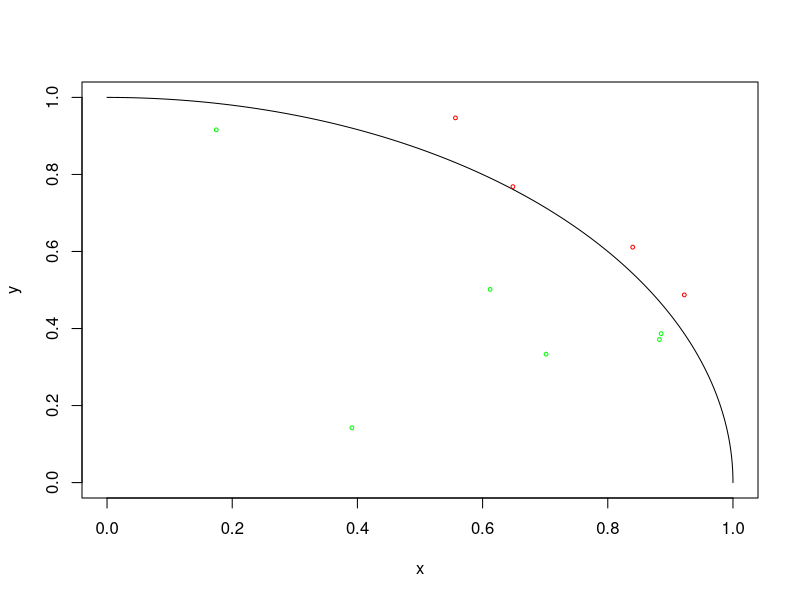
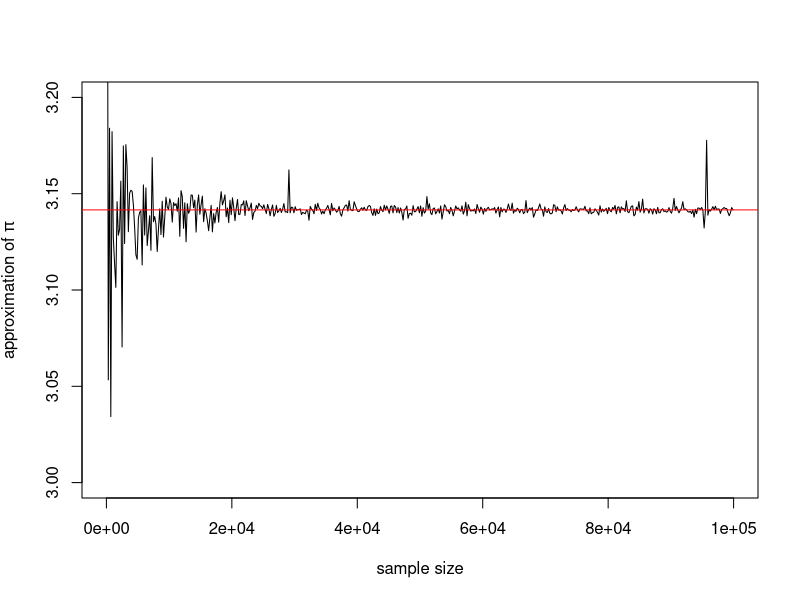
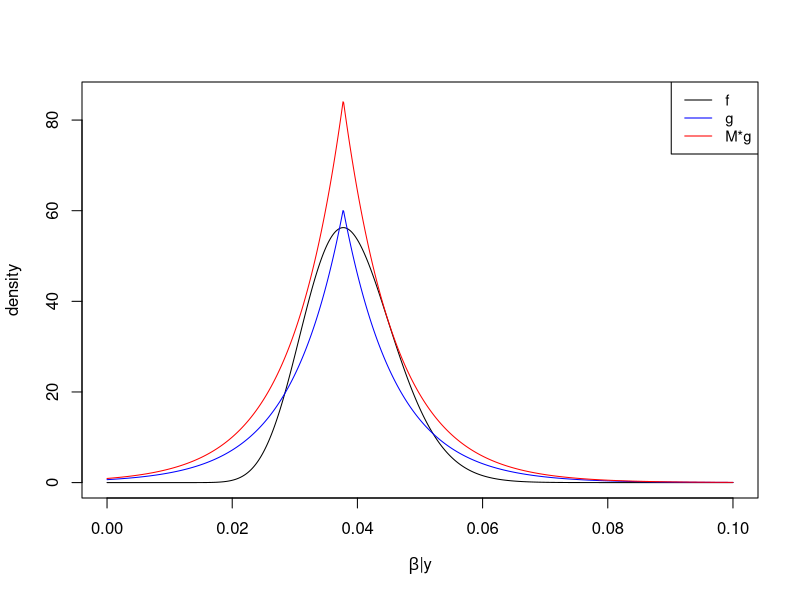
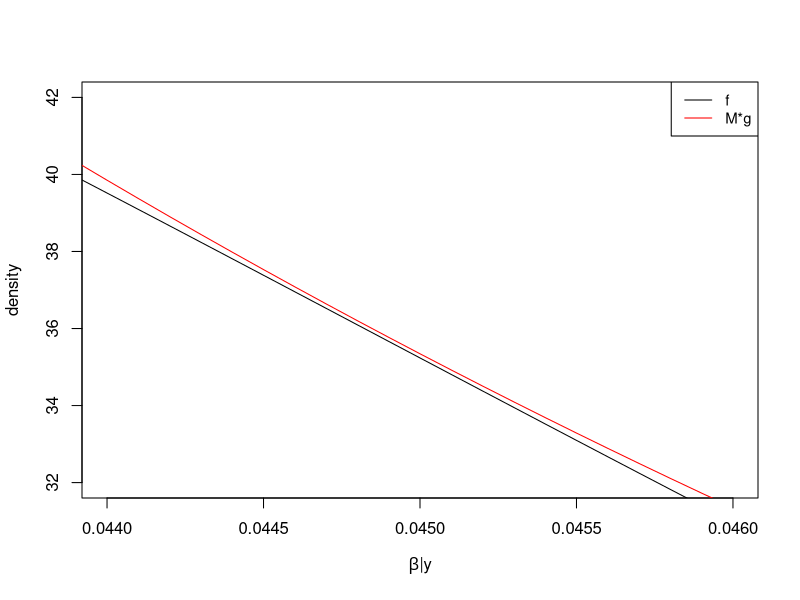
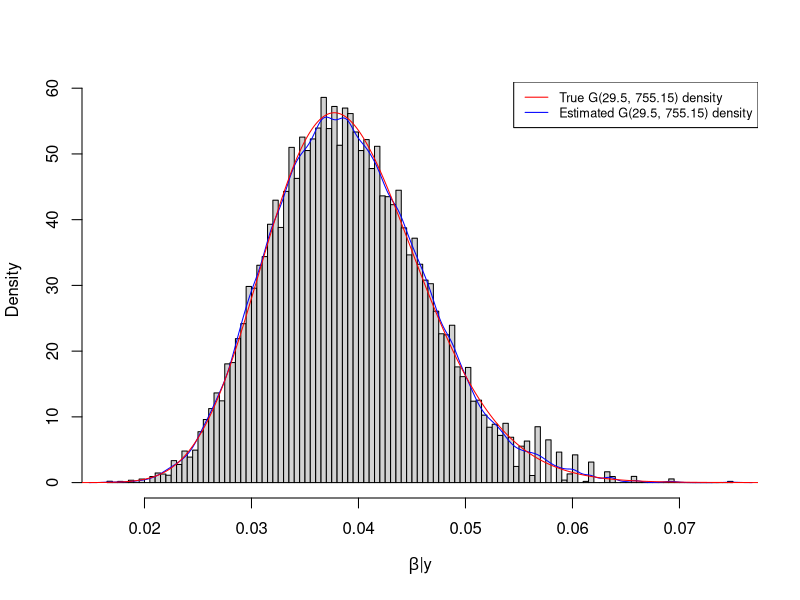
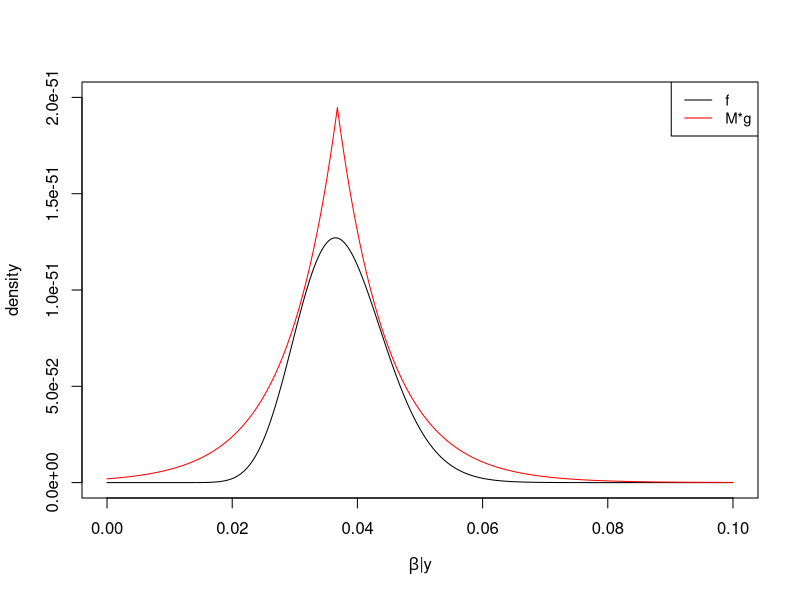
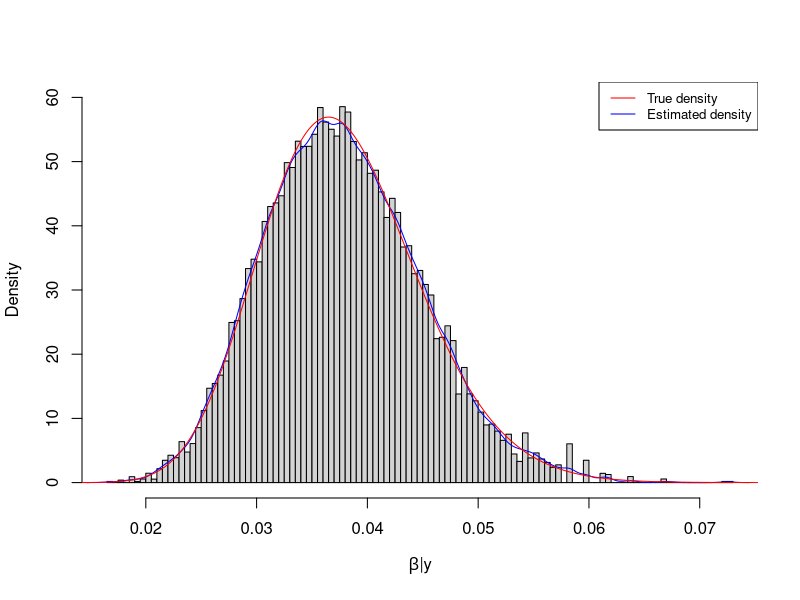
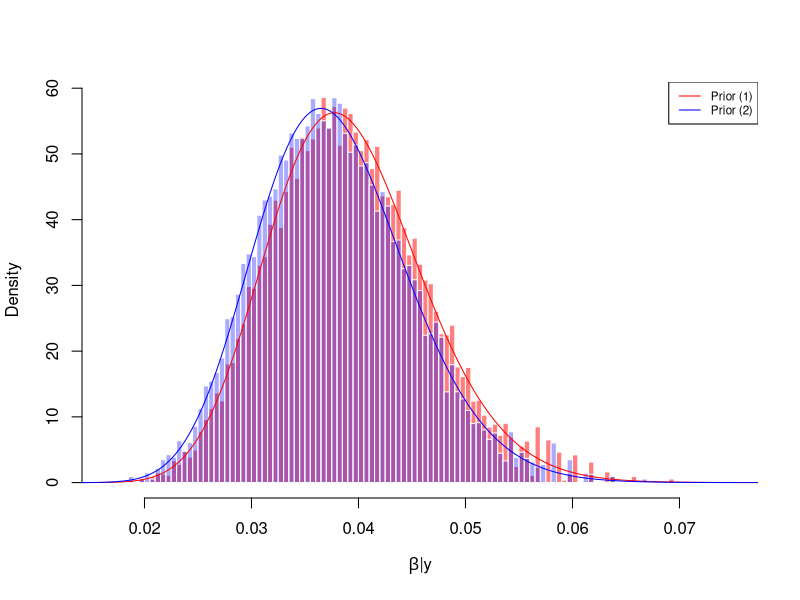

Source code (R) for these figures, in order:
# Decision Theory and Bayesian Inference 
# R Project 2
# Marie Ternes, Patrick Finke and Xiaotong Meng

graphics.off()    # Close graphs
rm(list=ls())     # Clean memory
cat("\014")       # Clear Console


# IMPORTANT!!! The working directory needs to be adjusted 
#setwd("~/Documents/Year 5_Master/Decision Theory and Bayesian Inference/Project")

#####################################
############# Task (a) ##############
#####################################

# set the seed and default to the PID
seed_self <<- Sys.getpid()
set.seed_self = function(seed) {
  if (missing(seed)) {
    seed = Sys.getpid()
  }
  seed_self <<- seed
}

# calculate n (pseudo) random samples from U(0,1) using LCG
runif_self = function(n) {
  a <- 171
  b <- 0
  m <- 30269
  
  random = numeric(n)
  for (j in 1:n) {
    seed_self <<- (a * seed_self + b) %% m
    random[j] <- seed_self
  }
  return(random / m)
}

# approximate PI using n U(0,1) samples
# Note: we don't generate in the unit circle but only in the first quadrant of the unit circle.
# However, that does affect the ratio 
approx_pi = function(n) {
  x = runif_self(n)
  y = runif_self(n)
  m = sum(x**2 + y**2 < 1) 
  return(4 * m / n)
}

graphics.off()
#library(plotrix)

temp_func = function(x){
    y=sqrt(1-x^2)
   return(y)
} 

x = seq(0,1, 0.00001) 
plot(x,temp_func(x), xlab='x', ylab='y', type = 'l')
n = 10
x1 = runif_self(n)
y1 = runif_self(n)
points(x1[x1^2+y1^2<=1],y1[x1^2+y1^2<=1],col="green",cex =0.5)
points(x1[x1^2+y1^2>1],y1[x1^2+y1^2>1],col="red", cex=0.5)

#draw.arc(x=0,y=0,angle1=0*pi/180,angle2=90*pi/180 )





task.a = function() {
  set.seed_self(1234) # fix seed
  
  print("Generating 5 random numbers")
  print(runif_self(5))
  print("Testing performance of runif")
  print(system.time(for (i in 1:1000) runif(10000)))
  print("Testing performance of runif_self")
  print(system.time(for (i in 1:1000) runif_self(10000)))
  print("Approximating PI")
  approx = mapply(approx_pi, c(10, 100, 1000, 10000, 100000, 1000000))
  approx.error = abs(approx - pi)
  print(round(approx, 4))
  print(round(approx.error, 4))
  
  # visualization of approximation
  x = seq(100, 100000, 200)
  y = mapply(approx_pi, x)
  plot(x, y, type="l", ylab=bquote("approximation of "*pi), xlab="sample size", ylim =c(3,3.2))
  abline(h=pi, col="red")
}
  
task.a()

#####################################
############# Task (b) ##############
#####################################

#######################################
################ Prior (i) #############
##### All relevant functions for Task b) under Prior (i)######

# PDF of Gamma distribution
my_dgamma <- function(x, alpha, beta){
  fx = (beta^alpha/gamma(alpha))*x^(alpha-1)*exp(-beta*x)
  return(fx)
}

# CDF of Laplace distribution
my_plaplace <- function(p, mu, lambda){
  if(p < mu) Fp = 0.5*exp(lambda*(p-mu))
  else Fp = 1-0.5*exp(-lambda*(p-mu))
  
  return(Fp)
}

# PDF of truncated Laplace distribution
my_dlaplace_trunc <- function(x, mu, lambda){
  p = 1-my_plaplace(0, mu, lambda)       # =Probability(x > 0), where x is Laplace distribution
  fx = (lambda/2)*exp(-lambda*abs(x-mu))/p
  return(fx)
}

# CDF of truncated Laplace distribution
my_plaplace_trunc <- function(p, mu, lambda){
  prob = 1-my_plaplace(0, mu, lambda)   # =Probability(x > 0), where x is Laplace distribution  
  if(p < mu) Fp = (0.5*exp(lambda*(p-mu))-0.5*exp(-lambda*mu))/prob
  else Fp = (1-0.5*exp(-lambda*(p-mu))-0.5*exp(-lambda*mu))/prob
  
  return(Fp)
}

# Randon number generator for truncated Laplace distribution (using inverse density method)
my_rlaplace_trunc <- function(n, mu, lambda) {
  U=runif_self(n)
  prob = 1-my_plaplace(0, mu, lambda)         # =Probability(x > 0), where x is Laplace distribution
  cutoff = (1/2-1/2*exp(-lambda*mu))/prob     # cutoff point for CDF calculations 
  for (j in 1:n) {
    if (U[j]< cutoff) U[j]=mu + log(2*prob*U[j]+exp(-lambda*mu))/lambda
    else U[j]=mu-log(2-2*prob*U[j]-exp(-lambda*mu))/lambda
  }
  return(U)
}


# Random number generator for Gamma density (using rejection method)
rgamma_reject <- function(n, alpha, beta) {
  X=numeric(n)
  M=1.4
  lambda = 120
  Counter = 0             # not necessary since normalizing constant known
  for (j in 1:n) {
    repeat{
      Counter = Counter +1   
      Y = my_rlaplace_trunc(1, mu = (alpha-1)/beta, lambda=lambda)
      U = runif_self(1)
      Mg = M*my_dlaplace_trunc(Y, mu = (alpha-1)/beta, lambda=lambda)
      UMg = U*Mg
      if (UMg<my_dgamma(Y, alpha, beta)) break
    }
    X[j]=Y
  }
  rel_accept = n/Counter
  C = 1/(M*rel_accept)    
  return(list(X=X,C=C,rel_accept=rel_accept))
}



#############################################
##### Prior (i) - actual calculations #######

# Read in cars data file
data = read.csv('cars.csv', sep = "", dec = ",")

# Define variables
Y = data$speed 
n = length(Y)
alpha = 0.55
sumY = sum(Y)

# How to find right M and g
x = seq(0,0.1,0.0001)

# With the help of graphs
plot(x,my_dgamma(x, n*alpha+2, sumY+0.2),col="black", type ='l', ylim=c(0,85) , ylab = 'density',  xlab = bquote(beta*"|y"))
lines(x, my_dlaplace_trunc(x, mu = (n*alpha+2-1)/(sumY+0.2), lambda = 120), col = 'blue')
lines(x, 1.4*my_dlaplace_trunc(x, mu = (n*alpha+2-1)/(sumY+0.2), lambda = 120), col = 'red')
legend('topright', c('f', 'g', 'M*g'), lty=c(1), lwd=c(1,1,1),col=c('black', 'blue', 'red'), cex=0.9)

plot(x,my_dgamma(x, n*alpha+2, sumY+0.2),col="black", type ='l', ylim=c(32,42), xlim = c(0.044,0.046),  ylab = 'density',  xlab = bquote(beta*"|y")) #main = 'Plot of f (black), g (blue), and M*g (red)',
lines(x, 1.4*my_dlaplace_trunc(x, mu = (n*alpha+2-1)/(sumY+0.2), lambda = 120), col = 'red')
legend('topright', c('f', 'M*g'), lty=c(1), lwd=c(1,1,1),col=c('black', 'red'), cex=0.9)

# With the help of calculations
f = my_dgamma(x, n*alpha+2, sumY+0.2)
Mg = 1.4*my_dlaplace_trunc(x, mu = (n*alpha+2-1)/(sumY+0.2), lambda = 120)
sum(f-Mg>0) 


# Applying rejection algorithm to sample from gamma distribution
set.seed_self(2)
nSim = 100000
posterior_reject = rgamma_reject(nSim,n*alpha+2, sumY+0.2)
head(posterior_reject$X)
posterior_reject$C # approx equal to 1 (because integration constant already known)
posterior_reject$rel_accept

# Plots of the Gamma distribution simulated by rejection algorithm
hist(posterior_reject$X, nclass=100, probability = TRUE, xlab = bquote(beta*"|y"), main ='') # main=paste("Histogram of Rejection sample of size n =",nSim)
lines(density(posterior_reject$X), col = 'blue')
lines(x, my_dgamma(x, n*alpha+2, sumY+0.2), col="red")
legend('topright', c('True G(29.5, 755.15) density ', 'Estimated G(29.5, 755.15) density'), lty=c(1), lwd=c(1,1),col=c('red', 'blue'), cex=0.76)



#########################################
################ Prior (ii) #############
##### All relevant functions for Task b) under Prior (ii)######

# Unnormalized PDF of posterior density under prior (ii) given parameters n, alpha, sumY
posterior_ii <- function(x){
  n = 50
  alpha = 0.55
  sumY = 754.95
  val = x^(n*alpha)*exp(-x*sumY)*exp(-0.2*x)*(4*sin(2*x+1)^2+1+(x*exp(-15*(x-15)))/(2*(1+exp(-15*(x-15)))^2))
  return(val)
}

# Random number generator for unknown density (with rejection method)
rdist_reject <- function(nSim, posterior_ii) {
  X=numeric(nSim)

  M = 3.1e-53
  mu = 0.0368
  lambda = 125
  
  Counter = 0            
  for (j in 1:nSim) {
    repeat{
      Counter = Counter +1   
      
      Y = my_rlaplace_trunc(1, mu = mu, lambda=lambda)
      U = runif_self(1)
      Mg = M*my_dlaplace_trunc(Y, mu = mu, lambda=lambda)
      UMg = U*Mg
      if (UMg<posterior_ii(Y)) break
    }
    X[j]=Y
  }
  rel_accept = nSim/Counter
  C = 1/(M*rel_accept)    
  return(list(X=X,C=C,rel_accept=rel_accept))
}

#############################################
##### Prior (i) - actual calculations #######

# How to find right M and g

# With the help of Graphs
M = 3.1e-53
mu = 0.0368
lambda = 125
x=seq(0,0.1,0.0001)
plot(x, posterior_ii(x),type='l', ylim=c(0,2e-51),  ylab = 'density',  xlab = bquote(beta*"|y") )
lines(x,M*my_dlaplace_trunc(x, mu = mu, lambda = lambda),col='red')
legend('topright', c('f', 'M*g'), lty=c(1), lwd=c(1,1,1),col=c('black', 'red'), cex=0.9)

# With the help of Calculations
f = posterior_ii(x)
Mg = M*my_dlaplace_trunc(x, mu = mu, lambda = lambda)
sum(f-Mg >0)


# Applying rejection algorithm to sample from unknown distribution
set.seed_self(2)
nSim = 100000
posterior_ii_reject = rdist_reject(nSim, posterior_ii)
head(posterior_ii_reject$X)
posterior_ii_reject$rel_accept
C = posterior_ii_reject$C
C

# Plots of the posterior distribution simulated by rejection algorithm
hist(posterior_ii_reject$X,breaks=100,probability=TRUE,xlab = bquote(beta*"|y"), main ='', ylim = c(0,60))
lines(density(posterior_ii_reject$X), col ='blue')
lines(x,C*posterior_ii(x),col='red')
legend('topright', c('True density ', 'Estimated density'), lty=c(1), lwd=c(1,1),col=c('red', 'blue'), cex=0.8)



########################################################################
##### Comparison of influence of the different prior distributions #####
hist(posterior_reject$X, nclass=100, probability = TRUE, col=rgb(1,0,0,1/2), xlab = bquote(beta*"|y"), border = F, main ='')
hist(posterior_ii_reject$X,nclass=100,probability=TRUE, col=rgb(0,0,1,1/3), add =TRUE, xlab = bquote(beta*"|y"), border = F)
lines(x, my_dgamma(x, n*alpha+2, sumY+0.2), col="red")
lines(x,C*posterior_ii(x),col='blue')
legend('topright', c('Prior (1)', 'Prior (2)'), lty=c(1), lwd=c(1,1),col=c('red', 'blue'), cex=0.7)



##########################################
############### Task (c) #################
##########################################
Y = data$speed 
n = length(Y)
alpha = 0.55
sumY = sum(Y)

##########################################
############ Prior (i) ###################

# Exact estimation of Bayes Estimator 
bayes_estimator_gamma_linex_loss<- function(c, alpha, beta){
  E = (1-c/beta)^(-alpha) #MGF of a Gamma distribution
  
  d = (1/c)*log(E)  
  return(d)
}

c <- c(-15,-5,5,15) 
# Exact Bayes estimator 
BE_true = bayes_estimator_gamma_linex_loss(c, n*alpha+2, sumY+0.2)
round(BE_true,6)


# Estimation by Monte Carlo Simulation
bayes_estimator_MCgamma_linex_loss <- function(MC.N, c, alpha, beta){
  x = rgamma_reject(MC.N, alpha, beta)
  hx = exp(c*(x$X))
  #MGF_estim = mean(hx)
  MGF_estim = cumsum(hx)/(1:MC.N) # sample mean of e^(c*beta)
  
  d  = 1/c * log(MGF_estim)
  return(d) 
}

set.seed_self(2)
MC.N = 10000

# c = -15
BE1 = bayes_estimator_MCgamma_linex_loss(MC.N, -15, n*alpha+2, sumY+0.2)
round(BE1[MC.N],6)

plot(x = c(1:MC.N), BE1, type ='l', xlab = 'number of MC simulations', ylab = bquote("Bayes estimator of "*beta), main = '')
abline(h = BE_true[1], col ='red')
legend('bottomright', c('MC simulations', 'True value'), lty=c(1,1),col=c('black','red'), cex=0.8)

plot(x = c(1000:MC.N), BE1[c(1000:MC.N)], xlim = c(1000,MC.N), type ='l', xlab = 'number of MC simulations', ylab = bquote("Bayes estimator of "*beta), main = '')
abline(h = BE_true[1], col ='red')

# c = -5
BE2 = bayes_estimator_MCgamma_linex_loss(MC.N, -5, n*alpha+2, sumY+0.2 )
round(BE2[MC.N],6)

plot(x = c(1:MC.N), BE2, type ='l', xlab = 'number of MC simulations', ylab = bquote("Bayes estimator of "*beta), main = '')
abline(h = BE_true[2], col ='red')
legend('bottomright', c('MC simulations', 'True value'), lty=c(1,1),col=c('black','red'), cex=0.8)

plot(x = c(1000:MC.N), BE2[c(1000:MC.N)], xlim = c(1000,MC.N), type ='l', xlab = 'number of MC simulations', ylab = bquote("Bayes estimator of "*beta), main = '')
abline(h = BE_true[2], col ='red')

# c = 5
BE3 = bayes_estimator_MCgamma_linex_loss(MC.N,  5, n*alpha+2, sumY+0.2 )
round(BE3[MC.N],6)

plot(x = c(1:MC.N), BE3, type ='l', xlab = 'number of MC simulations', ylab = bquote("Bayes estimator of "*beta), main = ' ')
abline(h = BE_true[3], col ='red')
legend('bottomright', c('MC simulations', 'True value'), lty=c(1,1),col=c('black','red'), cex=0.8)

plot(x = c(1000:MC.N), BE3[c(1000:MC.N)], xlim = c(1000,MC.N), type ='l', xlab = 'number of MC simulations', ylab = bquote("Bayes estimator of "*beta), main = '')
abline(h = BE_true[3], col ='red')

# c = 15
BE4 = bayes_estimator_MCgamma_linex_loss(MC.N, 15, n*alpha+2, sumY+0.2 )
round(BE4[MC.N],6)

plot(x = c(1:MC.N), BE4, type ='l', xlab = 'number of MC simulations', ylab = bquote("Bayes estimator of "*beta), main = ' ')
abline(h = BE_true[4], col ='red')
legend('bottomright', c('MC simulations', 'True value'), lty=c(1,1),col=c('black','red'), cex=0.8)

plot(x = c(1000:MC.N), BE4[c(1000:MC.N)], xlim = c(1000,MC.N), type ='l', xlab = 'number of MC simulations', ylab = bquote("Bayes estimator of "*beta), main = '')
abline(h = BE_true[4], col ='red')



#####################################
######## Prior (ii) ################

# Estimation by Monte Carlo Simulation
bayes_estimator_MCdist_linex_loss <- function(MC.N, c, posterior_ii){
  x = rdist_reject(MC.N, posterior_ii)
  hx = exp(c*(x$X))
  #MGF_estim = mean(hx)
  #S = sum((hx-MGF_estim)^2)/(MC.N-1)
  MGF_estim = cumsum(hx)/(1:MC.N)                             # sample mean of e^(c*beta)
  var_estim = cumsum((hx-cumsum(hx)/(1:MC.N))^2)/(1:MC.N)^2   # sample variance of e^(c*beta)
  
  d  = 1/c * log(MGF_estim)

  return(list(d = d, mean_estim = MGF_estim , var_estim = var_estim)) 
}


# Estimation by Monte Carlo Simulation
MC.N = 10000
set.seed_self(2)
# c = -15
BE1_ii = bayes_estimator_MCdist_linex_loss(MC.N, -15, posterior_ii)
round(BE1_ii$d[MC.N],6)

# c = -5
BE2_ii = bayes_estimator_MCdist_linex_loss(MC.N, -5, posterior_ii)
round(BE2_ii$d[MC.N],6)

# c = 5
BE3_ii = bayes_estimator_MCdist_linex_loss(MC.N, 5, posterior_ii)
round(BE3_ii$d[MC.N],6)

# c = 15
BE4_ii = bayes_estimator_MCdist_linex_loss(MC.N, 15, posterior_ii)
round(BE4_ii$d[MC.N],6)

BE1_ii$var_estim[MC.N]
BE2_ii$var_estim[MC.N]
BE3_ii$var_estim[MC.N]
BE4_ii$var_estim[MC.N]


# Variance Reduction Method  -> Importance sampling with Gamma Distribution
Importance_Sampling <- function(MC.N, c, IntC, posterior_ii, alpha, beta){
  
  y = rgamma_reject(MC.N, alpha, beta)$X                             # importance distribution Gamma
  weights = IntC*exp(c*y)*posterior_ii(y)/my_dgamma(y, alpha, beta)  # importance weights (h=1)
  
  #mean_weights = mean(weights)
  #S_weights = sum((weights-mean_weights)^2)/(MC.N-1)
  mean_weights = cumsum(weights)/(1:MC.N)                                # sample mean of e^(c*beta)
  var_estim = cumsum((weights-cumsum(weights)/(1:MC.N))^2)/(1:MC.N)^2    # sample variance of e^(c*beta)
  
  d = 1/c * log(mean_weights)                                         # Bayes estimator 
  effective_ss = ((sum(weights))^2)/(sum(weights^2))                  # effective sample size
  
  return(list(d = d, mean = mean_weights, var = var_estim, ess = effective_ss))
}

######################################
######################################
#####################################
#####################################


MC.N = 10000
x=seq(0,0.1,0.0001)
C = posterior_ii_reject$C
set.seed_self(2)

##### Plot of the importance weights for all c
c1 = -15
c2 = -5
c3 = 5
c4 = 15

par(mar=c(5.1, 4.1, 4.1, 8.1), xpd=TRUE)
plot(x,(C*exp(c1*x)*posterior_ii(x))/ (my_dgamma(x,28.6, 771)), ylim = c(0,3), type ='l', ylab = 'weights = f/g', main = '', xlab = bquote(beta*"|y"))
lines(x,(C*exp(c2*x)*posterior_ii(x))/ (my_dgamma(x,28.6, 761)), col = 'red')
lines(x,(C*exp(c3*x)*posterior_ii(x))/ (my_dgamma(x,28.6, 751)), col = 'blue')
lines(x,(C*exp(c4*x)*posterior_ii(x))/ (my_dgamma(x,28.6, 741)), col ='darkgreen')
legend("topright", inset=c(-0.32,0), legend = c('c = -15', 'c = - 5', 'c = 5', 'c = 15'), lty=c(1,1,1,1),col=c('black','red', 'blue', 'darkgreen'), cex=0.9)
par(mar=c(5, 4, 4, 2) + 0.1, xpd =FALSE)

# Plots of the target distribution and importance distribution for different c's and applying the importance sampling algorithm

##### c = -15
# Plots
c1 = -15
plot(x, C*exp(c1*x)*posterior_ii(x),type='l',ylab="density",main="", ylim = c(0,60), xlab = bquote(beta*"|y"))
lines(x, my_dgamma(x,28.6, 771), col = 'green')
legend('topright', legend = c('f', 'g ~ G(28.6,771)'), lty=c(1,1),col=c('black','green'), cex=0.9)

# Applying Importance Sampling
BE_importSamp1 = Importance_Sampling(MC.N, c = -15, C, posterior_ii, alpha = 28.6, beta = 771)
round(BE_importSamp1$d[MC.N],6)
BE_importSamp1$var[MC.N]
BE_importSamp1$ess


####### c = -5
# Plots
c1 = -5
plot(x, C*exp(c1*x)*posterior_ii(x),type='l',ylab="density",main="", ylim = c(0,60), xlab = bquote(beta*"|y"))
lines(x, my_dgamma(x,28.6, 761), col = 'green')
legend('topright', legend = c('f', 'g ~ G(28.6,761)'), lty=c(1,1),col=c('black','green'), cex=0.9)


# Applying Importance Sampling
BE_importSamp2 = Importance_Sampling(MC.N, c = -5, C, posterior_ii, alpha = 28.6, beta = 761)
round(BE_importSamp2$d[MC.N],6)
BE_importSamp2$var[MC.N]
BE_importSamp2$ess


##### c = 5
# Plots
c1 = 5
plot(x, C*exp(c1*x)*posterior_ii(x),type='l',ylab="density",main="", ylim = c(0,70), xlab = bquote(beta*"|y"))
lines(x, my_dgamma(x,28.6, 751), col = 'green')
legend('topright', legend = c('f', 'g ~ G(28.6,751)'), lty=c(1,1),col=c('black','green'), cex=0.9)


# Applying Importance Sampling
BE_importSamp3 = Importance_Sampling(MC.N, c = 5, C, posterior_ii, alpha = 28.6, beta = 751)
round(BE_importSamp3$d[MC.N],6)
BE_importSamp3$var[MC.N]
BE_importSamp3$ess

##### c = 15
# Plots
c1 = 15
plot(x, C*exp(c1*x)*posterior_ii(x),type='l',ylab="density",main="", xlab = bquote(beta*"|y"), )
lines(x, my_dgamma(x,28.6, 741), col = 'green')
legend('topright', legend = c('f', 'g ~ G(28.6,741)'), lty=c(1,1),col=c('black','green'), cex=0.9)


# Applying Importance Sampling
BE_importSamp4 = Importance_Sampling(MC.N, c = 15, C, posterior_ii, alpha = 28.6, beta = 741)
round(BE_importSamp4$d[MC.N],6)
BE_importSamp4$var[MC.N]
BE_importSamp4$ess

#####################
# Variance + Variance Reduction
BE_importSamp1$var[MC.N]
BE_importSamp2$var[MC.N]
BE_importSamp3$var[MC.N]
BE_importSamp4$var[MC.N]

round(100*((BE1_ii$var_estim[MC.N]-BE_importSamp1$var[MC.N])/BE1_ii$var_estim[MC.N]),4)
round(100*((BE2_ii$var_estim[MC.N]-BE_importSamp2$var[MC.N])/BE2_ii$var_estim[MC.N]),4)
round(100*((BE3_ii$var_estim[MC.N]-BE_importSamp3$var[MC.N])/BE3_ii$var_estim[MC.N]),4)
round(100*((BE4_ii$var_estim[MC.N]-BE_importSamp4$var[MC.N])/BE4_ii$var_estim[MC.N]),4)

# Difference in Bayes estimator MC and Importance Sampling
round(BE1_ii$d[MC.N]-BE_importSamp1$d[MC.N],6)
round(BE2_ii$d[MC.N]-BE_importSamp2$d[MC.N],6)
round(BE3_ii$d[MC.N]-BE_importSamp3$d[MC.N],6)
round(BE4_ii$d[MC.N]-BE_importSamp4$d[MC.N],6)



##### Comparison Plots between MC integration and Importance Sampling

## c = -15
#### Plot of running bayes estimator:
plot(x = c(1:MC.N), y = BE1_ii$d, type='l', ylim = c(0.029,0.039), xlab="number of simulations",ylab=bquote("Bayes estimator of "*beta), 
     main="")
lines(x = c(1:MC.N), y = BE_importSamp1$d, type='l',ylab="",col="red")
legend('bottomright', legend = c('MC integration', 'Importance Sampling'), lty=c(1,1),col=c('black','red'), cex=0.9)


#### Plot of estimated variances: 
plot(x = c(1:MC.N), y = BE1_ii$var_estim, type='l',xlab="number of simulations",ylab="Estimated Variance",
     main="")#, xlim = c(2000,MC.N), ylim = c(0,0.0001))
lines(x = c(1:MC.N), y = BE_importSamp1$var,type='l',col="red")
legend('topright', legend = c('MC integration', 'Importance Sampling'), lty=c(1,1),col=c('black','red'), cex=0.9)


plot(x = c(1000:MC.N), y = BE1_ii$var_estim[1000:MC.N], type='l',xlab="number of simulations",ylab="Estimated Variance",
     main="", ylim = c(0,3.5e-06))#, xlim = c(2000,MC.N), ylim = c(0,0.0001))
lines(x = c(1000:MC.N), y = BE_importSamp1$var[1000:MC.N],type='l',col="red")


############################
## c = -5
plot(x = c(1:MC.N), y = BE2_ii$d, type='l',xlab="number of simulations",ylab=bquote("Bayes estimator of "*beta) )
lines(x = c(1:MC.N), y = BE_importSamp2$d, type='l',xlab="Iterations",ylab="",col="red")
legend('topright', legend = c('MC integration', 'Importance Sampling'), lty=c(1,1),col=c('black','red'), cex=0.9)


#### Plot of estimated variances: 
plot(x = c(1:MC.N), y = BE2_ii$var_estim, type='l',xlab="number of simulations",ylab="Estimated Variance")#, xlim = c(2000,MC.N), ylim = c(0,0.0001))
lines(x = c(1:MC.N), y = BE_importSamp2$var,type='l',col="red")
legend('topright', legend = c('MC integration', 'Importance Sampling'), lty=c(1,1),col=c('black','red'), cex=0.9)

plot(x = c(1000:MC.N), y = BE2_ii$var_estim[1000:MC.N], type='l',xlab="number of simulations",ylab="Estimated Variance",
     main="", ylim = c(0,1.1e-06))#, xlim = c(2000,MC.N), ylim = c(0,0.0001))
lines(x = c(1000:MC.N), y = BE_importSamp2$var[1000:MC.N],type='l',col="red")


######################
## c = 5
plot(x = c(1:MC.N), y = BE3_ii$d, type='l',xlab="number of simulations",ylab=bquote("Bayes estimator of "*beta))
lines(x = c(1:MC.N), y = BE_importSamp3$d, type='l',ylab="",col="red")
legend('topright', legend = c('MC integration', 'Importance Sampling'), lty=c(1,1),col=c('black','red'), cex=0.9)

#### Plot of estimated variances: 
plot(x = c(1:MC.N), y = BE3_ii$var_estim, type='l',xlab="number of simulations",ylab="Estimated Variance")#, xlim = c(2000,MC.N), ylim = c(0,0.0001))
lines(x = c(1:MC.N), y = BE_importSamp3$var,type='l',col="red")
legend('topright', legend = c('MC integration', 'Importance Sampling'), lty=c(1,1),col=c('black','red'), cex=0.9)

plot(x = c(1000:MC.N), y = BE3_ii$var_estim[1000:MC.N], type='l',xlab="number of simulations",ylab="Estimated Variance",
     main="", ylim = c(0,2e-06))#, xlim = c(2000,MC.N), ylim = c(0,0.0001))
lines(x = c(1000:MC.N), y = BE_importSamp3$var[1000:MC.N],type='l',col="red")

######################
## c = 15
plot(x = c(1:MC.N), y = BE4_ii$d, type='l',xlab="number of simulations",ylab=bquote("Bayes estimator of "*beta))
lines(x = c(1:MC.N), y = BE_importSamp4$d, type='l',ylab="",col="red")
legend('bottomright', legend = c('MC integration', 'Importance Sampling'), lty=c(1,1),col=c('black','red'), cex=0.9)

#### Plot of estimated variances: 
plot(x = c(1:MC.N), y = BE4_ii$var_estim, type='l',xlab="number of simulations",ylab="Estimated Variance")#, xlim = c(2000,MC.N), ylim = c(0,0.0001))
lines(x = c(1:MC.N), y = BE_importSamp4$var,type='l',col="red")
legend('topright', legend = c('MC integration', 'Importance Sampling'), lty=c(1,1),col=c('black','red'), cex=0.9)

plot(x = c(1000:MC.N), y = BE4_ii$var_estim[1000:MC.N], type='l',xlab="number of simulations",ylab="Estimated Variance",
     ylim = c(0,4e-05))#, xlim = c(2000,MC.N), ylim = c(0,0.0001))
lines(x = c(1000:MC.N), y = BE_importSamp4$var[1000:MC.N],type='l',col="red")



##########################################
############### Task (d) #################
##########################################

# Calculate (1-alpha)100% equal tail credibility interval based on samples
credibility.interval = function(samples, alpha) {
  samples = sort(samples)
  m = alpha/2 * length(samples)
  return(c(samples[m+1], samples[length(samples)-m+1])) #samples[m+1], samples[length(samples)-m+1]
}


#### Prior (i) #####
Y = data$speed
n = length(Y)
alpha = 0.55
sumY = sum(Y)
x = seq(0,0.1,0.0001)

set.seed_self(2)
nSim = 10000
y = rgamma_reject(nSim, n*alpha+2, sumY+0.2)$X
credInt_gamma = credibility.interval(y, 0.1); credInt_gamma
plot(x, my_dgamma(x, n*alpha+2, sumY+0.2), type = 'l', ylab = '', xlab = bquote(beta*"|y")) 
abline(v = credInt_gamma[1], col = 'blue')
abline(v = credInt_gamma[2], col = 'blue')
abline(v = BE_true[1], col = 'orange', lty = 1)
abline(v = BE_true[2], col = 'red', lty = 2)
abline(v = BE_true[3], col = 'darkgreen', lty = 3)
abline(v = BE_true[4], col = 'green', lty = 4)
legend('topright', c('90% Credible Int', 'c = -15', 'c = -5', 'c = 5', 'c = 15'), lty=c(1,1,2,3,4),col=c('blue','orange','red', 'darkgreen', 'green'), cex=0.7)


#### Prior (ii) ####
C = posterior_ii_reject$C
y1 = rdist_reject(nSim, posterior_ii)$X
credInt_dist = credibility.interval(y1, 0.1)
plot(x, C*posterior_ii(x), type = 'l', ylab = '', xlab = bquote(beta*"|y")) 
abline(v = credInt_dist[1], col = 'blue')
abline(v = credInt_dist[2], col = 'blue')
abline(v = BE_importSamp1$d[MC.N], col = 'orange', lty = 1)
abline(v = BE_importSamp2$d[MC.N], col = 'red', lty = 2)
abline(v = BE_importSamp3$d[MC.N], col = 'darkgreen', lty = 3)
abline(v = BE_importSamp4$d[MC.N], col = 'green', lty = 4)
legend('topright', c('90% Credible Int', 'c = -15', 'c = -5', 'c = 5', 'c = 15'), lty=c(1,1,2,3,4),col=c('blue','orange','red', 'darkgreen', 'green'), cex=0.7)







